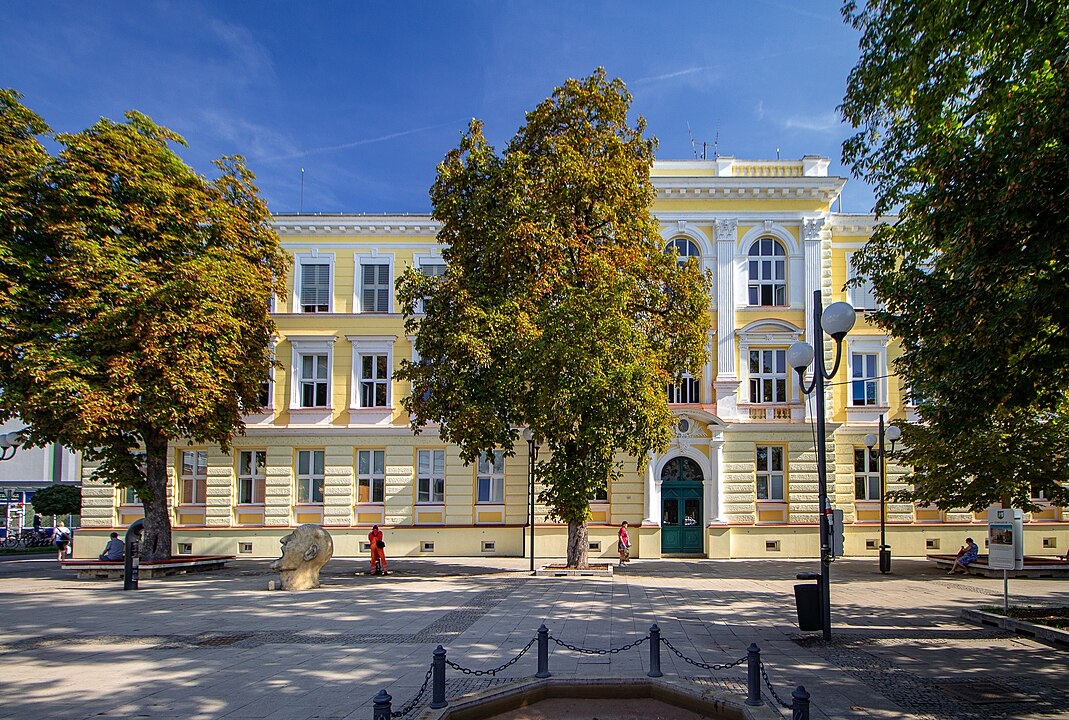
#> input picture img/gbv.jpg, 1069 x 720 px
$ python zaklady.py
#> lines starting #> are read from the running program, lines starting #| are printed output that depends on the picture
#> further down, im is the input picture: shape (720, 1069, 3); mean R, G, B 96.6, 100, 97.6
from matplotlib.image import imread
import matplotlib.pyplot as plt
import numpy as np

def rgb2gs(rgb):
    return np.dot(rgb, [0.2989, 0.5870, 0.1140]).astype(np.uint8)
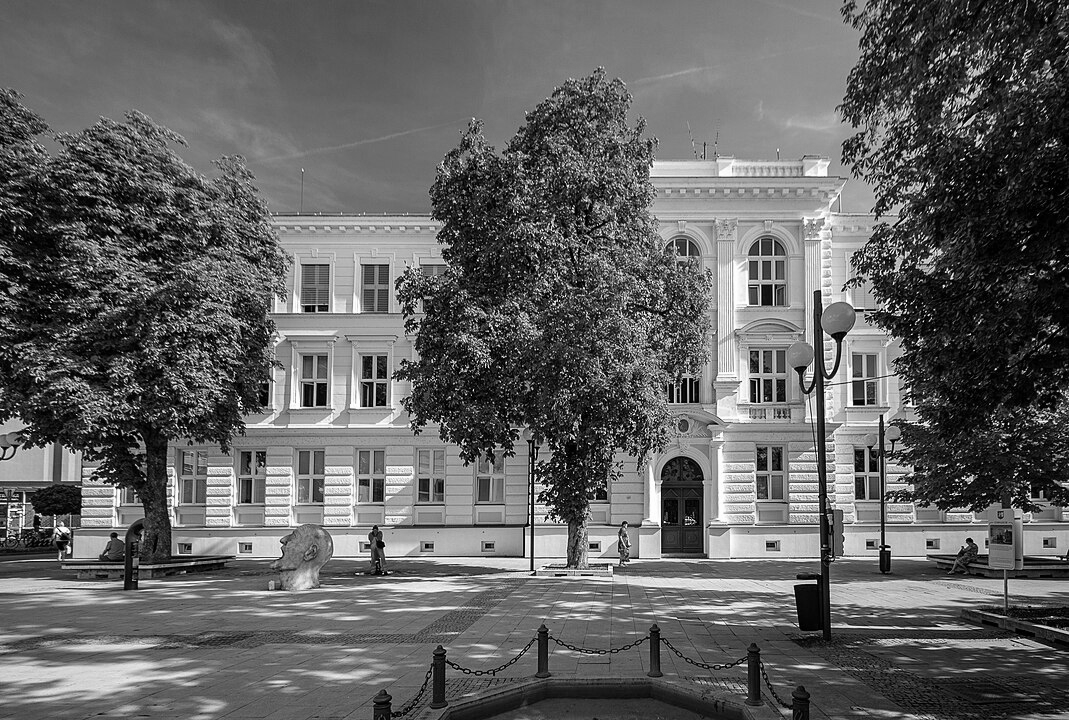
#> returned value: shape (720, 1069); min 0, max 254, mean 98.2

def threshold(im, t):
    return (im > t).astype(np.uint8)

def threshold2(im, t):
    im2 = im.copy()
    im2[im2 > t] = 255
    return im2

def image_histogram_equalization(image, number_bins=256):
#> called with number_bins = 256
    image_histogram, bins = np.histogram(image.flatten(), number_bins, density=True)
#> image_histogram = 256 values, max 0.00841 at index 107, min 0 at index 127, mean 0.00394; bins = 257 values from 0 to 254
    cdf = image_histogram.cumsum()
#> cdf = 256 values from 0.0026 to 1.01
    cdf = (number_bins-1) * cdf / cdf[-1]
#> cdf = 256 values from 0.659 to 255
    image_equalized = np.interp(image.flatten(), bins[:-1], cdf)
    return image_equalized.reshape(image.shape).astype(np.uint8)
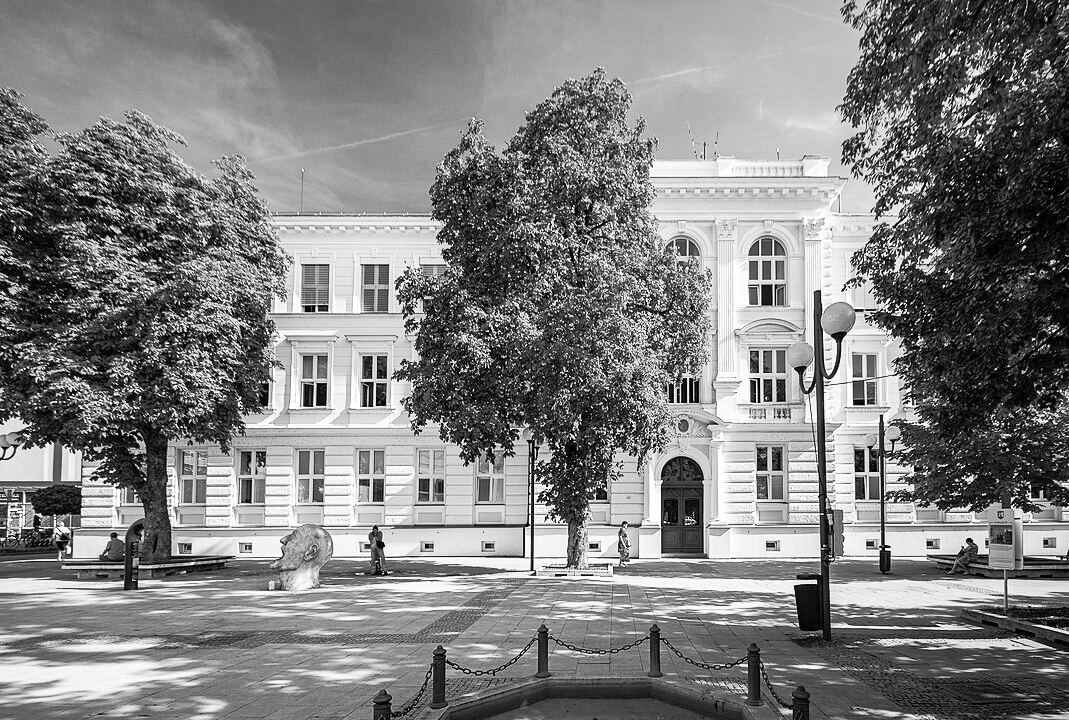
#> returned value: shape (720, 1069); min 0, max 255, mean 128.2

im = imread('img/gbv.jpg')
im_gs =rgb2gs(im)
#im_gs2 = threshold2(im_gs * 1.5, 255)
im_gs2 = image_histogram_equalization(im_gs, 256)
plt.figure(figsize= (15, 5))
plt.subplot(2, 2, 1)
plt.imshow(im_gs, cmap=plt.cm.gray)
plt.subplot(2, 2, 2)
plt.imshow(im_gs2, cmap=plt.cm.gray)
plt.subplot(2, 2, 3)
plt.hist(im_gs.flatten(), range=(0, 255), bins=256)
plt.subplot(2, 2, 4)
plt.hist(im_gs2.flatten(), range=(0, 255), bins=256)
plt.show()
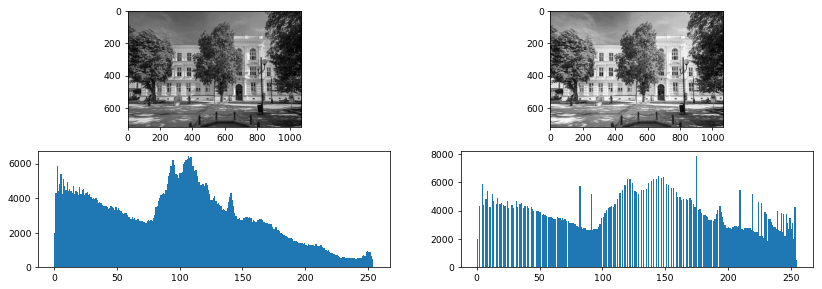
#> figure drawn by matplotlib, 4 panels; panel 3: tallest bar 6425 high, from x = 106.6 to 107.6; panel 4: tallest bar 7830 high, from x = 174.3 to 175.3
